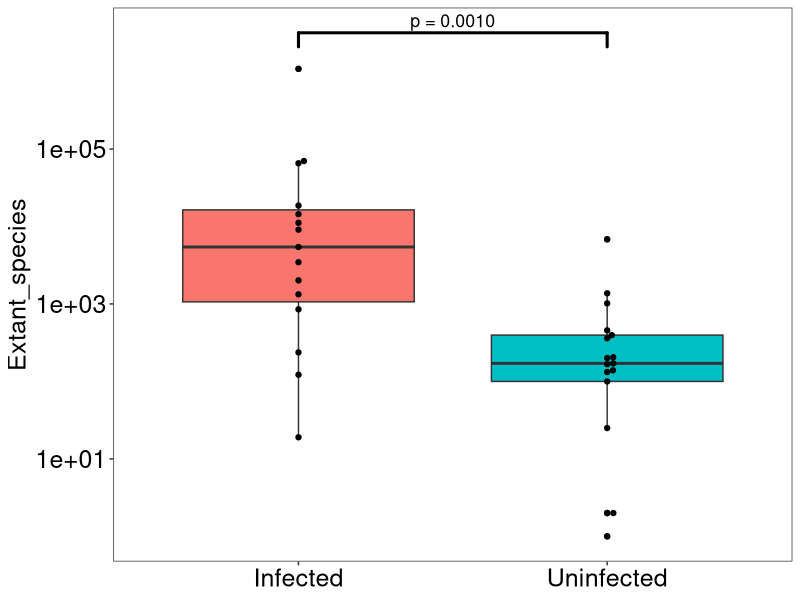

The R script that drew this image:
# -----------------------------------------------------------------------------
#
# Compare median extant species between infected and uninfected animal phyla
#
# Jason Jiang - Created: 2020/08/31
#                     Last Edit: 2021/01/22
#
# Reinke Lab - Microsporidia Database Project
#
# Goal: Write code for comparing the median number of extant species in infected
# and uninfected phyla, and test for significance between these medians.
#
# Thanks to Brandon for this RScript layout
#
# -----------------------------------------------------------------------------


# Load useful packages
library(plyr)
library(tidyverse)
library(readxl)
library(ggbeeswarm)
library(ggsignif)


# Set working directory
setwd("P:/Shared/Microsporidia database/Figure 2 (Jason)/2B - Extant species in phyla")


# Load in spreadsheet with extant species counts for infected/uninfected metazoans
extants <- read_xlsx("Phyla extant species.xlsx") %>%
  group_by(Class) %>%
  mutate(Median_sp = median(Extant_species))


# Use two-tailed Mann-Whitney U test to compare number of extant species in
# infected vs. uninfected phyla.
# Extant species in infected phyla, on average, exceed extant species in
# uninfected phyla
wilcox.test(data = extants, Extant_species ~ Class) # p = 0.001017


# Make boxplot of median extant species between infected and uninfected metazoan
# phyla.
# n = 32 metazoan phyla (15 infected, 17 uninfected)
ggplot(extants, aes(x = Class, y = Extant_species, fill = Class)) +
  scale_y_log10() +
  geom_boxplot(show.legend = FALSE) +
  geom_beeswarm(show.legend = FALSE) +
  geom_signif(size = 1.05, tip_length = 0.03, y_position=c(6.5),
              xmin=c(1), xmax=c(2), annotation=c("p = 0.0010"), textsize = 4.5) +
  theme_bw() +
  theme(axis.text = element_text(size = 18, color = "black"),
        axis.title = element_text(size = 18),
        axis.title.x = element_blank(),
        panel.background = element_blank(),
        panel.grid.major = element_blank(),
        panel.grid.minor = element_blank())